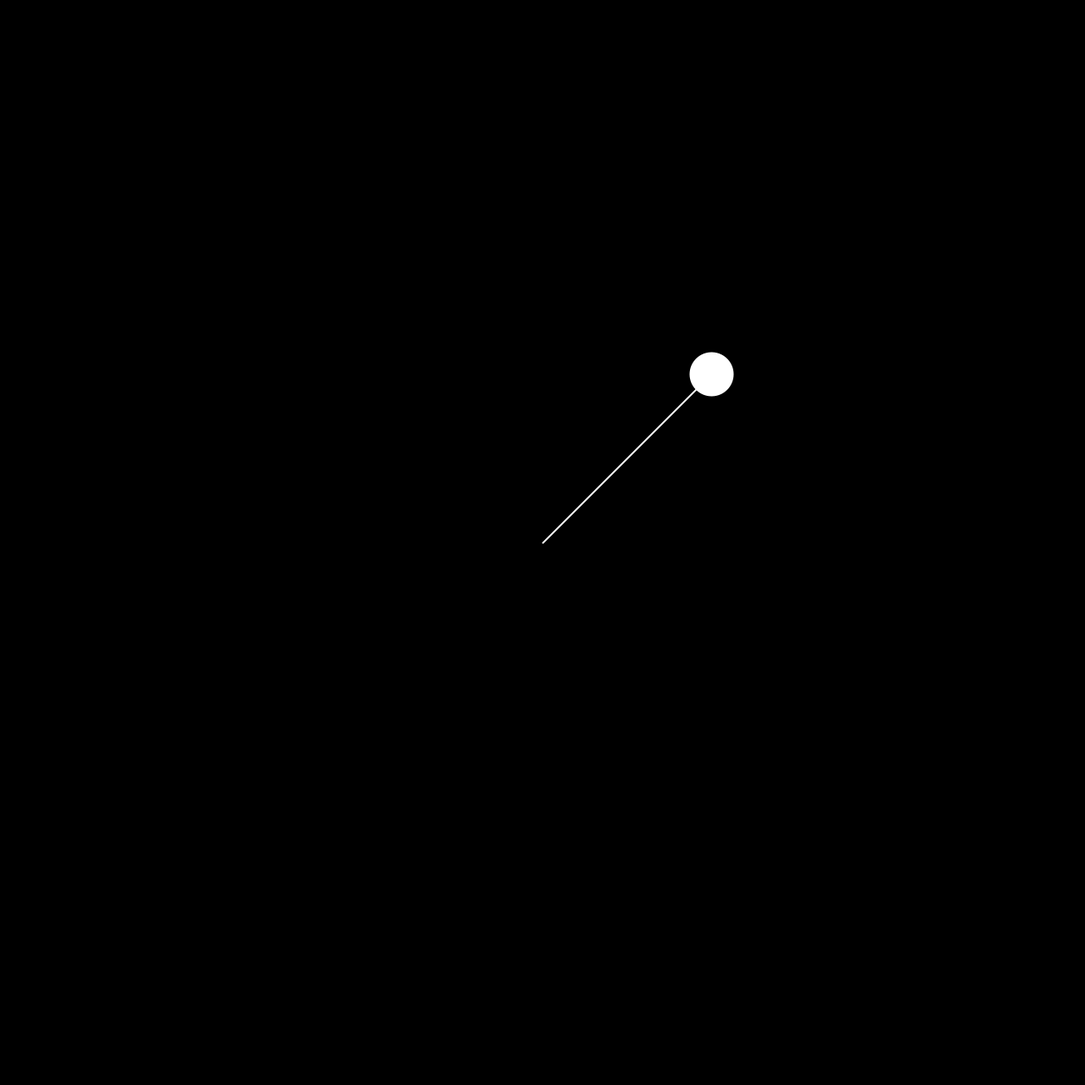
Frame 1 (no input)
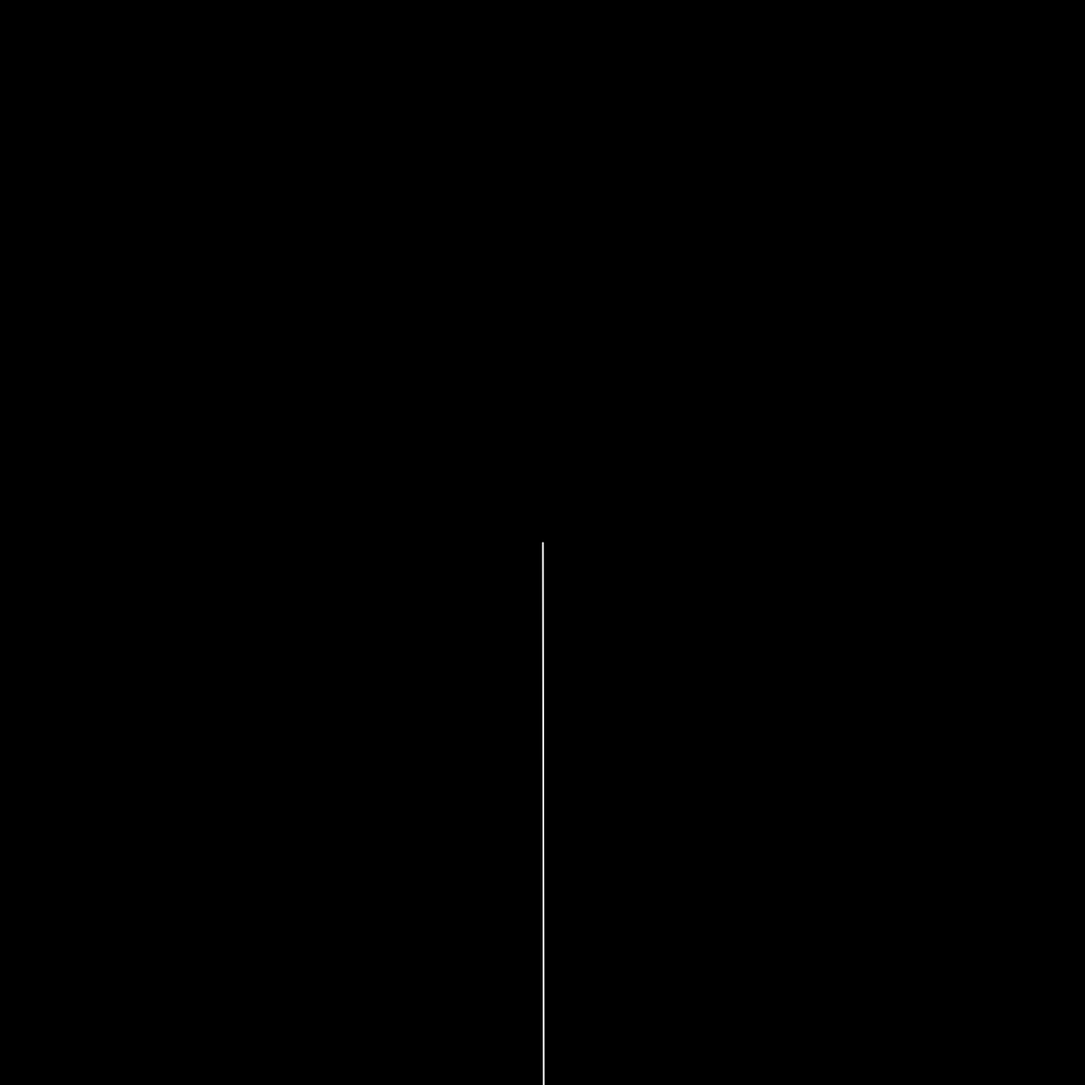
Frame 60 (the mouse pressed at the canvas centre just before this capture)
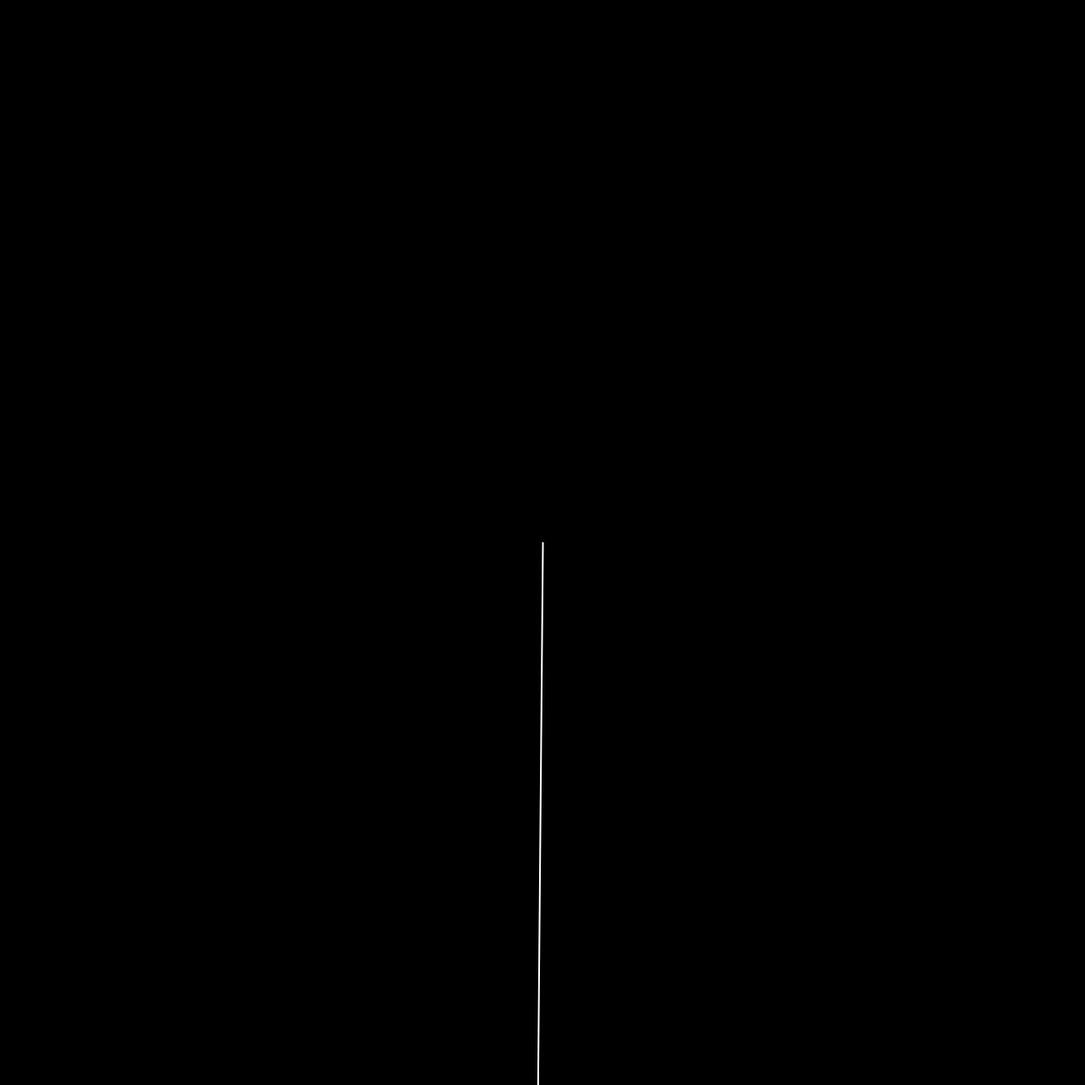
Frame 120 (the mouse held since frame 60 and released just before this capture)

The Processing sketch that drew these frames (run headless with seeded random() and noise(); from frame 60 on, the mouse is pressed at the canvas centre):

// Processing sketch: test
// ── test.pde
Weight weight;

void setup() {
  size(1280, 1280);
  weight = new Weight();
  stroke(255);
  strokeWeight(2);
}

void draw() {
  background(0);

  pushMatrix();
  translate(width/2, height/2);
  weight.update();
  weight.show();
  popMatrix();
}

// ── weight.pde
/* This needs to 
 - draw itself
 - applyForce
 - update
 - apply force of rod on the ball
 The path of the rod can only follow a circle.
 The rodforce will just be equal to the component of the weight of the ball in that direction
 
 */

class Weight {
  PVector loc, vel, acc, anchor, gravity;
  float mass, size, rodLength;
  
  Weight() {
    mass = 10;
    size = 50;
    rodLength = 200;
    loc = new PVector(rodLength, -rodLength);
    vel = new PVector(0, 0);
    acc = new PVector(0, 0);
    gravity = new PVector(0, 10);
    anchor = new PVector(0, 0);
  }

  void update() {
    applyForce(gravity);
    applyForce(rodForce(loc, anchor));
    vel.add(acc);
    loc.add(vel);
    acc.mult(0);
  }

  void show() {
    line(anchor.x, anchor.y, loc.x, loc.y);
    ellipse(loc.x, loc.y, size, size);
  }

  void applyForce(PVector f) {
    PVector force = PVector.div(f, mass);
    acc.add(force);
  }

  PVector rodForce(PVector a, PVector b) {
    /* weight force */
    PVector rodForce = PVector.sub(a, b);
    rodForce.normalize();
    rodForce.mult(gravity.dot(rodForce));
    return rodForce;
  }
}
